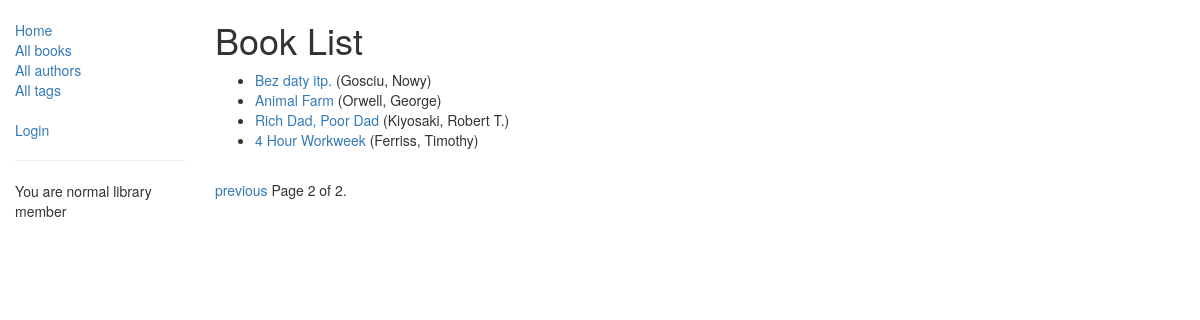
/libraryapp/books/?page=2, run on the app's committed database.
### libraryapp/models.py (models this page shows, shortened)
class Book(models.Model):
    title = models.CharField(max_length=200)
    author = models.ForeignKey('Author', on_delete=models.SET_NULL, null=True)
    summary = models.TextField(max_length=1000, help_text='Enter a brief description of the book', blank=True)
    tag = models.ManyToManyField(Tag, help_text='Select a tags for this book', blank=True)
    genre = models.ForeignKey('Genre', on_delete=models.SET_NULL, null=True, blank=True)
    language = models.ForeignKey('Language', on_delete=models.SET_NULL, null=True, blank=True)
    formats = (
    	('p', 'Paperback'),
    	('e', 'Ebook'),
    	('a', 'Audiobook'),
    	)
    book_format = models.CharField(max_length=1, choices=formats, blank=True, default='p', help_text='Book format')
    read_date = models.DateField(help_text='Enter a read date in the past', null=True, blank=True)
    class Meta:
        ordering = ['-id']
    def get_absolute_url(self):
        return reverse('book-detail', args=[str(self.id)])

class Author(models.Model):
    first_name = models.CharField(max_length=100)
    last_name = models.CharField(max_length=100)
    class Meta:
        ordering = ["last_name","first_name"]
    def __str__(self):
        return '{0}, {1}'.format(self.last_name,self.first_name)

### libraryapp/views.py (the view)
# urls.py: path('books/', views.BookListView.as_view(), name='books'),
class BookListView(generic.ListView):
    model = Book
    paginate_by = 10

### libraryapp/templates/libraryapp/book_list.html (shortened to what this page needs)
{% extends "base_generic.html" %}
{% block content %}
    <h1>Book List</h1>
    {% if book_list %}
    <ul>
      {% for book in book_list %}
      <li>
        <a href="{{ book.get_absolute_url }}">{{ book.title }}</a> ({{book.author}})
      </li>
      {% endfor %}
    </ul>
    {% else %}
      <p>There are no books in the library.</p>
    {% endif %}
{% endblock %}

### data on the page
Book: title "Bez daty itp.", author "Gosciu, Nowy"
Book: title "Animal Farm", author "Orwell, George"
Book: title "Rich Dad, Poor Dad", author "Kiyosaki, Robert T."
Book: title "4 Hour Workweek", author "Ferriss, Timothy"

### other printed values
{{ page_obj.number }} "2"
{{ page_obj.paginator.num_pages }} "2"
